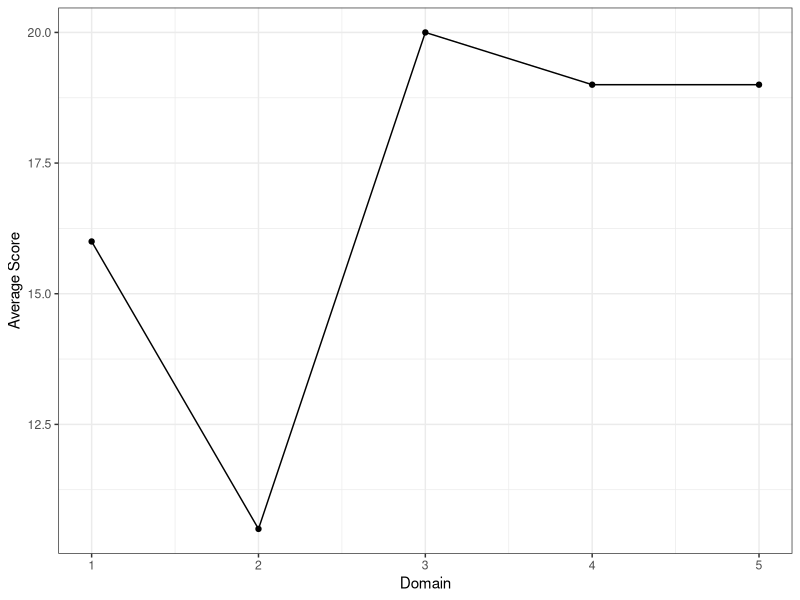
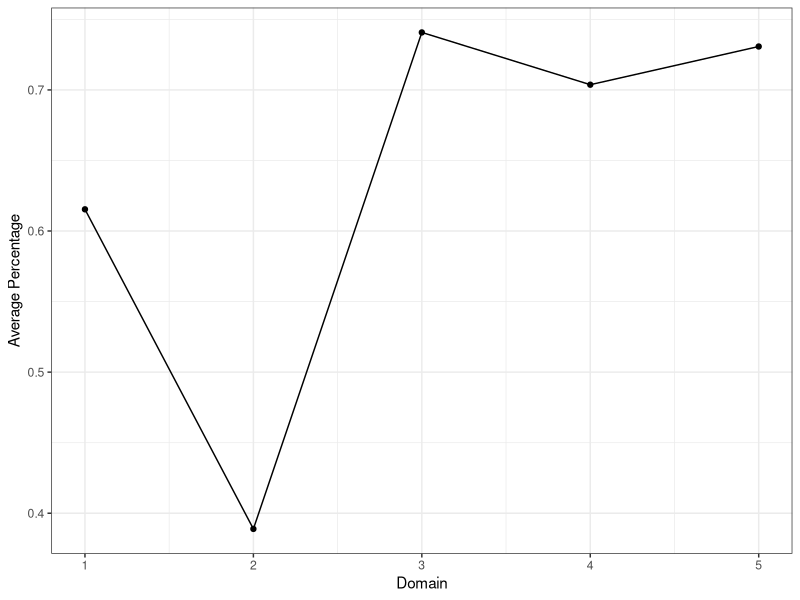

Recreate these plots in R, in order. (Note: this script raises an error after producing the figures.)
## ---- chunk 1
library(tidyverse)
library(gridExtra)
## ---- chunk 2
d <- read.csv("d.csv")

d <- d |>
  mutate(perc_1assessment = domain_1assessment/26,
         perc_2assessment = domain_2assessment/27,
         perc_3assessment = domain_3assessment/27,
         perc_4assessment = domain_4assessment/27,
         perc_5assessment = domain_5assessment/26)

d_long <- d |>
  pivot_longer(
    cols = starts_with(c("domain", "perc")),
    names_to = c(".value", "d"),
    names_sep = "_" # Or use names_pattern if there is no separator
  )

d_long <- d_long |>
  group_by(name) |>
  mutate(d = seq(1, 5, 1)) |>
  rename(score = domain,
         domain = d) |>
  ungroup()
## ---- chunk 3
wcavg <- d_long |>
  summarise(d1_score_mean = mean(score[d == 1], na.rm = TRUE),
            d2_score_mean = mean(score[d == 2], na.rm = TRUE),
            d3_score_mean = mean(score[d == 3], na.rm = TRUE),
            d4_score_mean = mean(score[d == 4], na.rm = TRUE),
            d5_score_mean = mean(score[d == 5], na.rm = TRUE)) |>
  as.matrix()

wcavg_perc <- d_long |>
  summarise(d1_perc_mean = mean(perc[d == 1], na.rm = TRUE),
            d2_perc_mean = mean(perc[d == 2], na.rm = TRUE),
            d3_perc_mean = mean(perc[d == 3], na.rm = TRUE),
            d4_perc_mean = mean(perc[d == 4], na.rm = TRUE),
            d5_perc_mean = mean(perc[d == 5], na.rm = TRUE)) |>
  as.matrix()

avgs <- data.frame(
  domain = seq(1, 5, 1),
  avg_score = wcavg[1,],
  avg_perc = wcavg_perc[1,]
)

avgs |>
  ggplot(aes(x = domain, y = avg_score)) +
  geom_point() +
  geom_line() +
  theme_bw() +
  labs(x = "Domain", y = "Average Score")

avgs |>
  ggplot(aes(x = domain, y = avg_perc)) +
  geom_point() +
  geom_line() +
  theme_bw() +
  labs(x = "Domain", y = "Average Percentage")
## ---- chunk 4
p1 <- d_long |>
  filter(reading_group_eval == "red") |>
  ggplot(aes(x = d,
             y = perc,
             group = name, 
             color = name)) +
  geom_point() +
  geom_line() +
  # Use viridis for high-contrast, colorblind-friendly palettes
  scale_color_viridis_d(option = "turbo") + 
  theme_bw() +
  theme(legend.position = "bottom") +
  labs(x = "Domain", y = "Percentage")

p2 <- d_long |>
  filter(reading_group_eval == "orange") |>
  ggplot(aes(x = d,
             y = perc,
             group = name, 
             color = name)) +
  geom_point() +
  geom_line() +
  # Use viridis for high-contrast, colorblind-friendly palettes
  scale_color_viridis_d(option = "turbo") + 
  theme_bw() +
  theme(legend.position = "bottom") +
  labs(x = "Domain", y = "Percentage")

p3 <- d_long |>
  filter(reading_group_eval == "green") |>
  ggplot(aes(x = d,
             y = perc,
             group = name, 
             color = name)) +
  geom_point() +
  geom_line() +
  # Use viridis for high-contrast, colorblind-friendly palettes
  scale_color_viridis_d(option = "turbo") + 
  theme_bw() +
  theme(legend.position = "bottom") +
  labs(x = "Domain", y = "Percentage")

p4 <- d_long |>
  filter(reading_group_eval == "blue") |>
  ggplot(aes(x = d,
             y = perc,
             group = name, 
             color = name)) +
  geom_point() +
  geom_line() +
  # Use viridis for high-contrast, colorblind-friendly palettes
  scale_color_viridis_d(option = "turbo") + 
  theme_bw() +
  theme(legend.position = "bottom") +
  labs(x = "Domain", y = "Percentage")

grid.arrange(p1, p2, p3, p4, nrow = 2)
